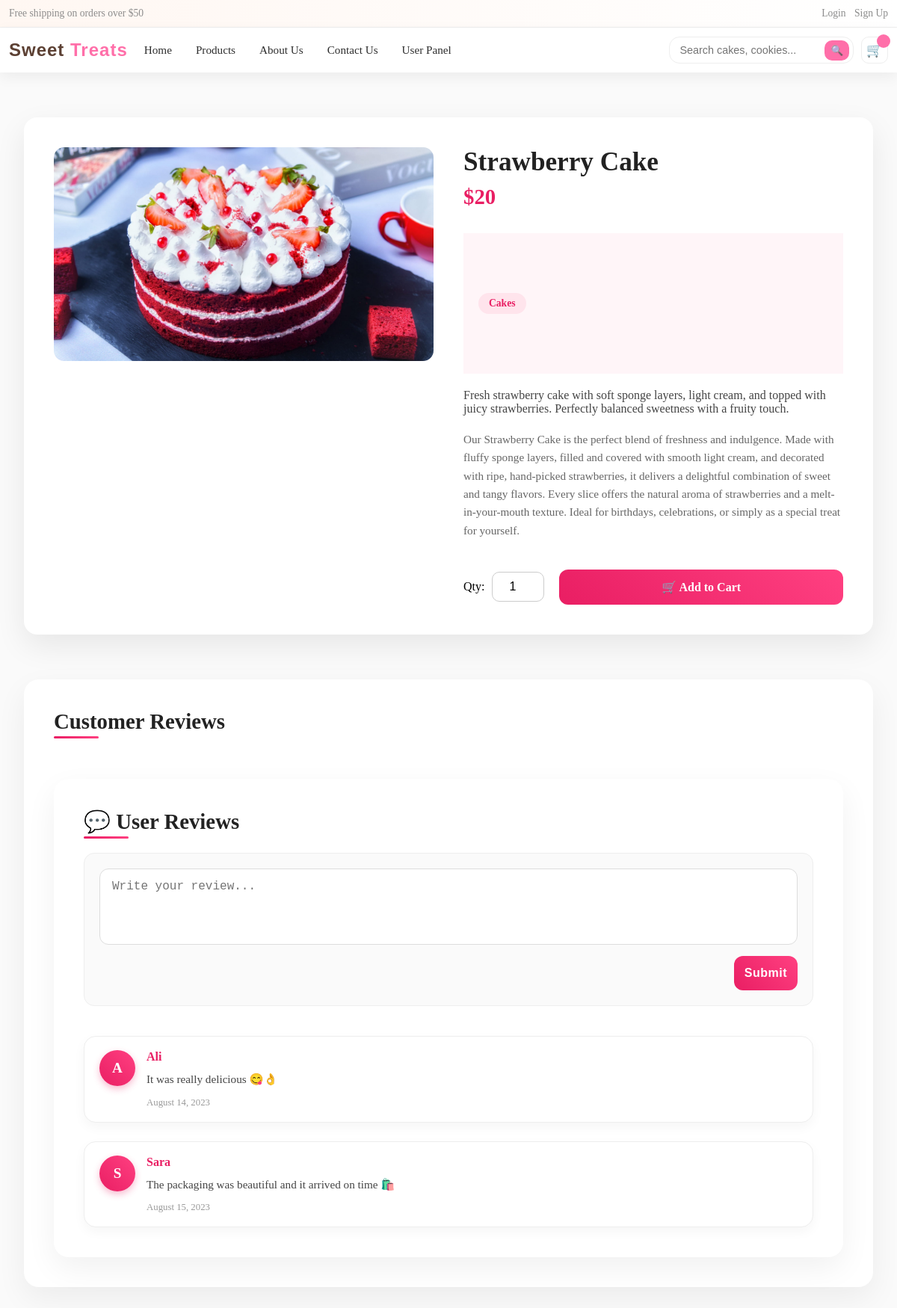
The page /products/1/ on the database its author committed.
### product_module/models.py (models this page shows, shortened)
class Product(models.Model):
    title = models.CharField(max_length=300, verbose_name='Product Name')
    category = models.ManyToManyField(ProductCategory, related_name='product_categories', verbose_name='Categories')
    image = models.ImageField(upload_to='uploads/images', null=True, blank=True, verbose_name='Product Image')
    price = models.IntegerField(verbose_name='Price')
    short_description = models.CharField(max_length=360, db_index=True, null=True, verbose_name='Short Description')
    description = models.TextField(verbose_name='Main Description', db_index=True)
    slug = models.SlugField(default="", null=False, db_index=True, blank=True, max_length=200, unique=True,
                            verbose_name='Slug')
    is_active = models.BooleanField(default=False, verbose_name='Active / Inactive')
    is_delete = models.BooleanField(verbose_name='Deleted / Not Deleted')
    class Meta:
        verbose_name = 'Product'
        verbose_name_plural = 'Products'

class ProductCategory(models.Model):
    title = models.CharField(max_length=300, db_index=True, verbose_name='Title')
    image = models.ImageField(upload_to='uploads/images', null=True, blank=True, verbose_name='Product Category Image')
    url_title = models.CharField(max_length=300, db_index=True, verbose_name='URL Title')
    is_active = models.BooleanField(verbose_name='Active / Inactive')
    is_delete = models.BooleanField(verbose_name='Deleted / Not Deleted')
    class Meta:
        verbose_name = 'Category'
        verbose_name_plural = 'Categories'

### product_module/views.py (the view, shortened to what this page needs)
# urls.py: path('products/<int:pk>/', views.ProductDetailView.as_view(), name='product_detail_view'),
class ProductDetailView(DetailView):
    model = Product
    template_name = 'product_module/product-detail.html'
    context_object_name = 'product'
    def get_context_data(self, **kwargs):
        context = super().get_context_data(**kwargs)
        context['categories'] = ProductCategory.objects.filter(is_active=True, is_delete=False)
        context['comments'] = self.object.comments.filter(is_active=True)
        context['form'] = ProductCommentForm()
        return context

### product_module/forms.py
class ProductCommentForm(forms.ModelForm):
    class Meta:
        model = ProductComment
        fields = ['text']
        widgets = {
            'text': forms.Textarea(attrs={
                'rows': 4,
                'placeholder': 'Write your opinion...',
                'class': 'form-control'
            })
        }

### product_module/templates/product_module/product-detail.html (shortened to what this page needs)
{% extends 'shared/base.html' %}
{% block content %}
    <div class="product-page">
        <div class="container">
            <div class="product-wrapper">
                <div class="product-gallery">
                    {% if product.image %}
                        <img src="{{ product.image.url }}" alt="{{ product.title }}">
                    {% else %}
                        <div class="placeholder">No Image</div>
                    {% endif %}
                </div>
                <div class="product-details">
                    <h1 class="title">{{ product.title }}</h1>
                    <p class="price">${{ product.price }}</p>
                    <div class="categories">
                        {% for cat in product.category.all %}
                            <span>{{ cat.title }}</span>
                        {% empty %}
                            <span>No categories</span>
                        {% endfor %}
                    </div>
                    <p class="short-desc">{{ product.short_description }}</p>
                    <div class="desc">{{ product.description|linebreaks }}</div>
                    <div class="buy-box">
                        <div class="quantity-box">
                            <label for="quantity">Qty:</label>
                            <input type="number" id="quantity" value="1" min="1">
                        </div>
                        <a href="{% url 'add_to_cart' product.id %}" class="btn-buy">🛒 Add to Cart</a>
                    </div>
                </div>
            </div>
            <div class="comments-section">
                <h2>Customer Reviews</h2>
                <div class="comments-section">
                    <h2>💬 User Reviews</h2>
                    <form class="comment-form">
                        <textarea rows="4" placeholder="Write your review..."></textarea>
                        <button type="submit" class="btn-submit">Submit</button>
                    </form>
                    <div class="comment-list">
                        <div class="comment-item">
                            <div class="comment-avatar">A</div>
                            <div class="comment-content">
                                <strong>Ali</strong>
                                <p>It was really delicious 😋👌</p>
                                <span class="date">August 14, 2023</span>
                            </div>
                        </div>
                        <div class="comment-item">
                            <div class="comment-avatar">S</div>
                            <div class="comment-content">
                                <strong>Sara</strong>
                                <p>The packaging was beautiful and it arrived on time 🛍️</p>
                                <span class="date">August 15, 2023</span>
                            </div>
                        </div>
                    </div>
                </div>
            </div>
        </div>
    </div>
{% endblock %}

### static/css/header/header-site.css (style rules this page uses)
:root { --pink: #ff6fa9; --choco: #5c4033; --cream: #fff7f2; --text: #2d2d2d; --muted: #8c8c8c; --border: #eee; --shadow: 0 6px 18px rgba(0, 0, 0, .06); }
* { box-sizing: border-box; margin: 0; padding: 0; }
.container { max-width: 1200px; margin-inline: auto; padding: 0 12px; }

### static/css/login.css (style rules this page uses)
:root { --pink: #ff6fa9; --choco: #5c4033; --cream: #fff7f2; --text: #2d2d2d; --muted: #8c8c8c; --border: #eee; --shadow: 0 6px 18px rgba(0, 0, 0, .06); }

### static/css/product-list.css (style rules this page uses)
:root { --pink: #ff6fa9; --choco: #5c4033; --cream: #fff7f2; --text: #2d2d2d; --muted: #8c8c8c; --border: #eee; --shadow: 0 6px 18px rgba(0, 0, 0, .06); --card-size: 260px; }
.product-page { padding: 24px 0; background: linear-gradient(135deg, var(--cream), #fff); }

### static/css/product-detail.css (style rules this page uses)
.product-page { padding: 60px 20px; background: #fafafa; min-height: calc(100vh - 80px); }
.product-wrapper { display: grid; grid-template-columns: 1fr 1fr; gap: 40px; background: #fff; padding: 40px; border-radius: 18px; box-shadow: 0 15px 40px rgba(0, 0, 0, 0.08); animation: fadeIn 0.5s ease; }
.product-gallery img { width: 100%; height: auto; border-radius: 14px; object-fit: cover; transition: transform 0.3s ease; }
.product-details { display: flex; flex-direction: column; gap: 20px; }
.product-details .title { font-size: 2.2rem; font-weight: 700; color: #222; }
.product-details .price { font-size: 1.8rem; font-weight: 700; color: #e91e63; margin-top: -10px; }
.categories { display: flex; gap: 10px; }
.categories span { background: #ffe4ec; color: #e91e63; font-size: 0.85rem; font-weight: 600; padding: 6px 14px; border-radius: 14px; }
.short-desc { font-size: 1rem; color: #444; font-weight: 500; }
.desc { font-size: 0.95rem; color: #666; line-height: 1.6; max-height: 180px; overflow-y: auto; }
.buy-box { display: flex; align-items: center; gap: 20px; margin-top: 20px; }
.quantity-box { display: flex; align-items: center; gap: 10px; }
.quantity-box input { width: 70px; padding: 10px; font-size: 1rem; border-radius: 10px; border: 1px solid #ccc; text-align: center; }
.btn-buy { flex: 1; background: linear-gradient(45deg, #e91e63, #ff4081); color: #fff; padding: 14px 24px; font-size: 1rem; font-weight: 600; border: none; border-radius: 12px; cursor: pointer; transition: transform 0.2s, box-shadow 0.2s; text-decoration: none; text-align: center; }
.comments-section { margin-top: 60px; background: #fff; padding: 40px; border-radius: 20px; box-shadow: 0 15px 40px rgba(0, 0, 0, 0.06); animation: fadeIn 0.6s ease-in-out; }
.comments-section h2 { margin-bottom: 25px; font-size: 1.8rem; font-weight: 700; color: #222; position: relative; }
.comments-section h2::after { content: ''; position: absolute; bottom: -6px; left: 0; width: 60px; height: 3px; background: linear-gradient(45deg, #e91e63, #ff4081); border-radius: 3px; }
.comment-form { display: flex; flex-direction: column; gap: 15px; margin-bottom: 40px; background: #fafafa; padding: 20px; border-radius: 14px; border: 1px solid #eee; }
.comment-form textarea { width: 100%; padding: 14px 16px; border-radius: 12px; border: 1px solid #ddd; resize: none; font-size: 1rem; transition: all 0.2s; background: #fff; }
.btn-submit { align-self: flex-end; background: linear-gradient(45deg, #e91e63, #ff4081); color: #fff; padding: 12px 24px; border: none; border-radius: 12px; cursor: pointer; font-weight: 600; font-size: 0.95rem; letter-spacing: 0.5px; transition: all 0.2s ease-in-out; }
.comment-list { display: flex; flex-direction: column; gap: 25px; }
.comment-item { display: flex; align-items: flex-start; gap: 15px; padding: 18px 20px; background: #fff; border-radius: 16px; border: 1px solid #eee; box-shadow: 0 6px 16px rgba(0, 0, 0, 0.04); animation: fadeInUp 0.5s ease; transition: transform 0.2s; }
.comment-avatar { flex-shrink: 0; width: 48px; height: 48px; border-radius: 50%; background: linear-gradient(45deg, #e91e63, #ff4081); color: #fff; font-size: 1.2rem; font-weight: bold; display: flex; align-items: center; justify-content: center; box-shadow: 0 4px 10px rgba(233, 30, 99, 0.3); }
.comment-content { display: flex; flex-direction: column; gap: 6px; flex: 1; }
.comment-content strong { color: #e91e63; font-size: 1rem; font-weight: 600; }
.comment-content p { margin: 4px 0; font-size: 0.95rem; color: #444; line-height: 1.5; }
.comment-content .date { font-size: 0.8rem; color: #999; margin-top: 2px; }

### static/css/home-site.css (style rules this page uses)
.categories { padding: 80px 20px; text-align: center; background: #fff5f8; }
.price { font-weight: bold; color: #ff5c9d; margin-bottom: 12px; }

### rows shown on the page
Product: image (picture), title "Strawberry Cake", price "20", short_description "Fresh strawberry cake with soft sponge layers, light cream, and topped with juicy strawberries. Perfectly balanced sweetness with a fruity touch.", description "Our Strawberry Cake is the perfect blend of freshness and indulgence. Made with fluffy sponge layers, filled and covered with smooth light cream, and decorated with ripe, hand-picked strawberries, it delivers a delightful combination of sweet and tangy flavors. Every slice offers the natural aroma of strawberries and a melt-in-your-mouth texture. Ideal for birthdays, celebrations, or simply as a special treat for yourself."
ProductCategory: title "Cakes"
